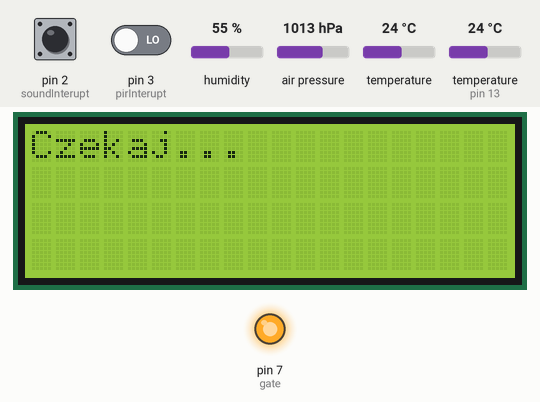
Recording of a sketch running on a simulated Arduino Uno, built with avr-gcc and run on an emulated ATmega328P. On the bench: 20×4 character LCD, output pins drawn as LEDs (lit = HIGH). Inputs (shaded band) come from the test bench; at power-on: humidity 55 %, pin 2 (soundInterupt) HIGH, pin 3 (pirInterupt) LOW, air pressure 1013 hPa, temperature 24 °C, temperature (sensor on pin 13) 24 °C.

Above: at 5.0 s.
5.1 s: humidity set to 22 %
At 10.1 s:
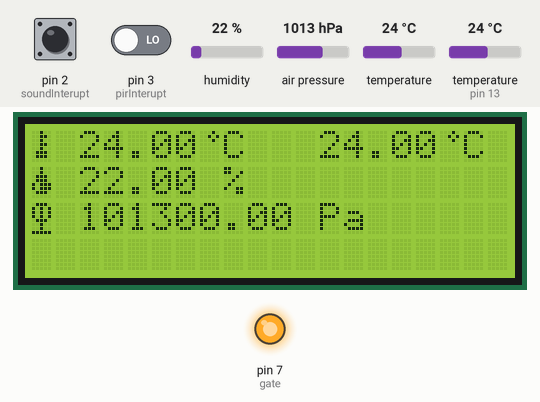
At 30.1 s:
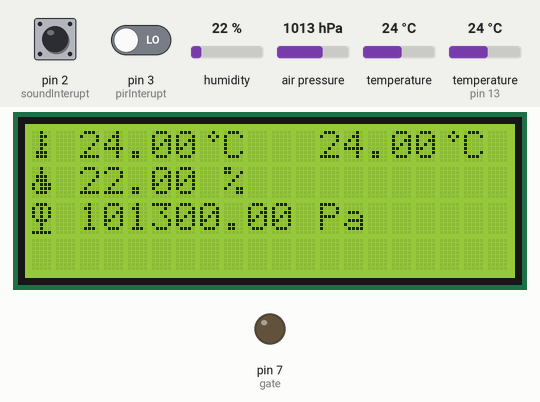
Timing chart, 0 to 31.6 s (numbered marks = the images above; inputs shaded):
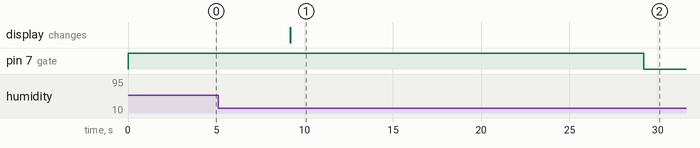

Measured:
- after the input at 5.1 s, the display: changes after 4.1 s (image 1)

The sketch:

StacjaPogodowa.ino
```cpp
#include <Wire.h>
#include <LiquidCrystal_I2C.h>
#include <DHT.h>
#include <avr/sleep.h>
#include <Adafruit_BMP280.h>
#define DHTPIN 13 // definicja preprocesora
#define DHTTYPE DHT11 // definicja preprocesora

const byte soundInterupt = 2;
const byte pirInterupt = 3;
const byte gate = 7;

float temperatureDht = 0;
float temperatureBmp = 0;
float humidity = 0;
float pressure = 0;
boolean updateFlag = false;

LiquidCrystal_I2C lcd(0x27, 20, 4);
Adafruit_BMP280 bmp; // I2C
DHT dht(DHTPIN, DHTTYPE);


byte termometr[8] = {
  0b00100,
  0b00110,
  0b00100,
  0b00110,
  0b00100,
  0b01110,
  0b01110,
  0b00000
};

byte kropla[8] = {
  0b00100,
  0b00100,
  0b01110,
  0b01110,
  0b10111,
  0b10111,
  0b01110,
  0b00000
};

byte cisnienie[8] = {
  0b01110,
  0b10101,
  0b10101,
  0b10101,
  0b01110,
  0b00100,
  0b00100,
  0b11111
};

byte stopnie[8] = {
  0b00010,
  0b00101,
  0b00010,
  0b00000,
  0b00000,
  0b00000,
  0b00000,
  0b00000
};


void setup() {
  // put your setup code here, to run once:


  pinMode(gate, OUTPUT);
  digitalWrite(gate, HIGH);

  lcd.begin(); // inicjalizuję lcd
  lcd.print("Czekaj..."); // napis kontrolny

  lcd.createChar(0, termometr);
  lcd.createChar(1, kropla);
  lcd.createChar(2, stopnie);
  lcd.createChar(3, cisnienie);

  if (!bmp.begin(0x76)) {
    lcd.home();
    lcd.print("Could not find a valid BMP280 sensor, check wiring!");
    while (1);
  }

  bmp.setSampling(Adafruit_BMP280::MODE_NORMAL,     /* Operating Mode. */
                  Adafruit_BMP280::SAMPLING_X2,     /* Temp. oversampling */
                  Adafruit_BMP280::SAMPLING_X16,    /* Pressure oversampling */
                  Adafruit_BMP280::FILTER_X16,      /* Filtering. */
                  Adafruit_BMP280::STANDBY_MS_4000); /* Standby time. */

  pinMode(soundInterupt, INPUT_PULLUP);
  attachInterrupt(digitalPinToInterrupt(soundInterupt), stamp, CHANGE);
  pinMode(pirInterupt, INPUT_PULLUP);
  attachInterrupt(digitalPinToInterrupt(pirInterupt), stamp, RISING);

  dht.begin(); // inicjalizuję czujnik DHT
  delay(3000);
  updateData();
  delay(10000);
  digitalWrite(gate, LOW);
}

void loop() {
  // put your main code here, to run repeatedly:
  if (updateFlag == true) {
    digitalWrite(gate, HIGH);
    delay(1000);
    lcd.home();
    lcd.clear();
    lcd.print("Dokonuje pomiaru...");
    lcd.blink();
    updateData();
    updateFlag = false;
    delay(5000);
    digitalWrite(gate, LOW);
  }


}

void stamp(){
  updateFlag = true;
}

void updateData() {
  delay(5000);
  temperatureDht = dht.readTemperature();
  humidity = dht.readHumidity();
  delay(1000);
  temperatureBmp = bmp.readTemperature();
  pressure = bmp.readPressure();


  /*if (isnan(temperatureDht) || isnan(humidity) || isnan(temperatureBmp) || isnan(pressure)) { // sprawdzam czy nie ma błędu odczytu
    lcd.clear();
    lcd.home(); // kursor na 0, 0
    lcd.print("Blad odczytu"); // wypisuję napis na lcd
    return; // wychodzę z pętli

  }
  */
  printOutput();
}

void printOutput() {
  lcd.createChar(0, termometr);
  lcd.createChar(1, kropla);
  lcd.createChar(2, stopnie);
  lcd.createChar(3, cisnienie);


  lcd.clear();
  lcd.setCursor(0,0);
  lcd.write(byte(0));
  lcd.print(" ");
  lcd.print(temperatureDht);
  lcd.write(byte(2));
  lcd.print("C");
  lcd.setCursor(12, 0);
  lcd.print(temperatureBmp);
  lcd.write(byte(2));
  lcd.print("C");

  lcd.setCursor(0, 1);
  lcd.write((byte)1); // jak ww.
  lcd.print(" ");
  lcd.print(humidity); // wypisuję zmienną wilg
  lcd.print(" %");

  lcd.setCursor(0,2);
  lcd.write(byte(3));
  lcd.print(" ");
  lcd.print(pressure);
  lcd.print(" Pa");
  lcd.print(" ");
  lcd.noBlink();

  delay(20000);
  digitalWrite(gate, LOW);
  delay(60000);
}
```
